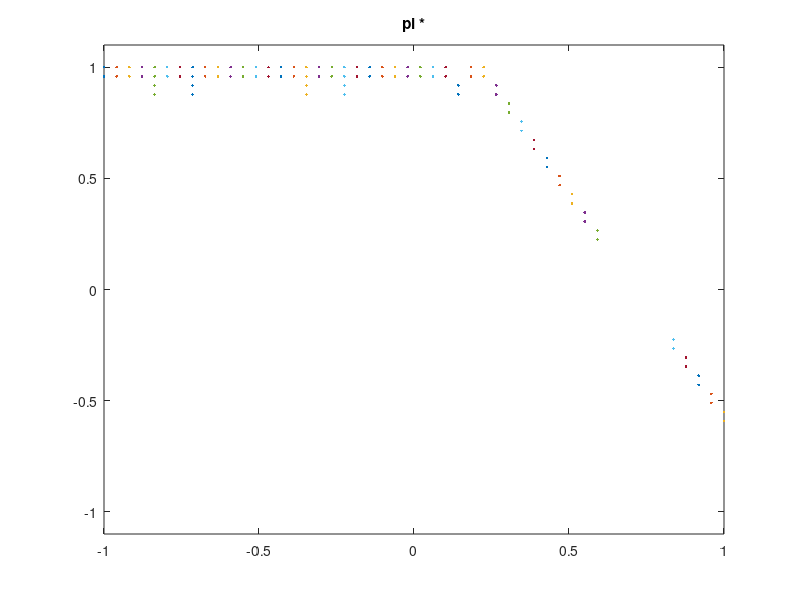

MATLAB code to generate this figure: (Note: this script raises an error after producing the figure.)
close all;
clear all;


discretization=50;
gamma=0.9;

A=-1:2/(discretization-1):1;
S=-1:2/(discretization-1):1;

R_absorbing = 0;

function x=gauss(x,m,s)
  inv_sqrt_2pi = 0.3989422804014327;
  a=(x - m) / s;
  x = (inv_sqrt_2pi / s) * exp(-0.5 * a * a);
endfunction

function x = R_solo(s)
    x = -1 + gauss(s, 0.7, 0.05);
%    if(s < -0.3)
%      x = -1 + gauss(s, -0.3, 0.05);
%    else
%      x= -1;
%    endif
endfunction

function x = R(s)
  if size(s, 2) == 1
    x = R_solo(s);
  else
    x=zeros(size(s));
    for i=1:size(s, 2)
      x(i) = R_solo(s(i));
    endfor
  endif
endfunction

function x = T(s, a)
    x = s + a / 2.;
%    x1 = 0.5*s+ sin(a-0.5);
%    x2 = tanh(s * a + 0.2);
%    x3 = tanh(abs(s)-a);
%    x = (x1+x2 +x3);
%    xmin = -0.68461;
%    xmax= 1.8131;
%    x = ((2*(x - xmin))/(xmax-xmin)) -1;
endfunction

%return


% value iteration
V = zeros(1, discretization);
diffV = 1;
iter=0;
while diffV > 0.00001
  oldV=V;
  for i=1:size(V,2)
    bestVal = -inf;
    if R(S(i)) >= R_absorbing
      bestVal = -inf;
    else 
      for a=A
        sp=T(S(i), a);
        [_idc, sp_index] = min(abs(sp - S));
        possible_val = R(S(sp_index));
        if( R(S(sp_index))  < R_absorbing )
          possible_val = possible_val + gamma * V(sp_index);
        endif
        if(bestVal < possible_val)
          bestVal = possible_val;
        endif
      endfor
    endif
    V(i) = bestVal;
  endfor
  iter= iter + 1;
  diffV = sum(abs(oldV - V));
  if iter < 15
    diffV = 1;
  endif
endwhile
printf('value iteration : %d iter\n', iter);


% best policy
%p = zeros(1, discretization);
clear p
for i=1:discretization
  if(R(S(i)) >= R_absorbing)
      p{i}=[];
  else
  bestVal = -inf;
  indBestVal = A(1);
  p{i}=[A(1)];
  for a=A
    sp=T(S(i), a);
    [_idc, sp_index] = min(abs(sp - S));
    possible_val = R(S(sp_index));
    if( R(S(sp_index))  < R_absorbing )
         possible_val = possible_val + gamma * V(sp_index);
    endif
    if(bestVal < possible_val)
      bestVal = possible_val;
      indBestVal = a;
      p{i}= [indBestVal];
    elseif(bestVal == possible_val)
      p{i}= [p{i} a];
    endif
  endfor
    %p(i) = indBestVal;
  endif
endfor

clear V

% value iteration Q
Q = zeros(discretization, discretization);
diffQ = 1;
iter=0;
while diffQ > 0.0001
  oldQ=Q;
  for i=1:size(Q,1)
    for j=1:size(Q,2)
      if(R(S(i)) >= R_absorbing)
        Q(i,j) = -inf;
      else 
        sp=T(S(i), A(j));
        [_idc, sp_index] = min(abs(sp - S));
        Q(i,j) = R(S(sp_index)) ;
        if( R(S(sp_index))  < R_absorbing )
          Q(i,j) = Q(i,j)  + gamma * max(Q(sp_index, :));
        endif
      endif
    endfor
  endfor
  iter= iter + 1;
  diffQ = sum(sum(abs(oldQ - Q)));
   if iter < 15
    diffQ = 1;
  endif
endwhile
printf('value iteration : %d iter\n', iter);


figure
for i=1:discretization
  plot(ones(1, size(p{i},2))*S(i), p{i},'.'); hold on;
endfor
title('pi *')
ylim([-1.1 1.1])

%h1=figure;
%for k=1:S_REQUIERED
%  is = samples(k,1);
%  ia = samples(k,2);
%  plot(S(is),A(ia)); hold on;
%endfor
%title('SxA pi')
%axis([-1 1 -1 1])
%
%h2=figure;
%for k=1:S_REQUIERED
%  is = samples(k,1);
%  rvs = samples(k,5);
%  plot(S(is),rvs); hold on;
%endfor
%title('SxV score')
%axis([-1 1 0 1])

function samples = generateSample(samples, S_REQUIERED,S, A, R_absorbing, Q, gamma)
  for k=1:S_REQUIERED
    is=randi(size(S,2));
    while ( R(S(is)) >= R_absorbing)
      is=randi(size(S,2));  
    endwhile
    
    ia=randi(size(A,2));
    
    next_RVs = Q(is,ia);
    
    samples(end+1, :)=[is, ia, next_s, next_r, next_RVs, next_RVs];
  endfor

  %normalize Rvs
  a=min(samples(:,6));
  b=max(samples(:,6));
  samples(:,5)=(samples(:,6) - a)/(b-a);

endfunction

function samples = generateSample2(samples, S_REQUIERED,S, A, R_absorbing, Q, gamma,iMrvs)
  for k=1:S_REQUIERED
    is=randi(size(S,2));
    while ( R(S(is)) >= R_absorbing)
      is=randi(size(S,2));  
    endwhile
    
    %ia=samples(iMrvs(is),2)+randi(7)-4;
    ia=samples(iMrvs(is),2)+int64(randn(1)*size(A,2)/2);
    next_RVs = Q(is,ia);
    
    samples(end+1, :)=[is, ia, next_s, next_r, next_RVs, next_RVs];
  endfor

  %normalize Rvs
  a=min(samples(:,6));
  b=max(samples(:,6));
  samples(:,5)=(samples(:,6) - a)/(b-a);

endfunction

%compute Frontier
function y = kernel(s, s2, w )
  #gaussian
  y = gauss(s, s2, w)*(w/0.3989422804014327);
  
  #triangular
  #y = (1 - w *abs(s-s2));
  
  #epanechnikov
  #y = (1 - w *(s-s2)*(s-s2));
  
  #quadratic
  #y = (1 - w *(s-s2)*(s-s2))*(1 - w *(s-s2)*(s-s2));
endfunction

#400 gauss 0.12190
#400 trian  0.086440
#400 epanechnikov  0.097
#400 quadra 0.11710


S_REQUIERED=4;
samples=[];

old_sigma=0.;
sigma=rand;

samples = generateSample(samples, 70, S, A, R_absorbing, Q,gamma);

h5=figure
%while (abs(old_sigma - sigma) > 0.000001)
for pp=1:500

old_sigma = sigma;

if( mod(pp, 10) == 0)
  samples = generateSample2(samples, S_REQUIERED, S, A, R_absorbing, Q, gamma,iMrvs);
endif
  
want_increase=[];
want_decrease=[];
efficacity=zeros(1,size(S,2));
clear sample_efficacity;
phat=zeros(1,size(S,2));
Mrvs=zeros(1,size(S,2));
iMrvs=zeros(1,size(S,2));
 for i=1:size(S,2)
  clear local_rvs;
  for j=1:size(samples,1)
    local_rvs(end+1) = kernel(S(i), S(samples(j,1)), sigma)*samples(j,5);
  endfor
  [Mrvs(i), iMrvs(i)] = max(local_rvs);
  phat(i) = A(samples(iMrvs(i),2));
  if(size(p{i},2) == 0)
  efficacity(i) = 0;
  else
    efficacity(i) = min(abs(phat(i) - p{i}));
    
    
    %deducting over sigma
    %state is in the sample
    for j=find(samples (:,1) == i)'
      save_val = local_rvs;
      local_rvs(j)=-Inf;
      local_rvs(find(samples(:,1) == samples(j,1)))=-Inf; %same s
      local_rvs(find(samples(:,5) <= samples(j,5) +0.001))=-Inf; %lower rvs
      
      [idc, iMrvs_diff_than_me] = max(local_rvs);
      phat_diff_than_me = A(samples(iMrvs_diff_than_me,2));
      efficacity_diff_than_me = min(abs(phat_diff_than_me - p{i}));
      
      own_eff = min(abs(A(samples(j,2)) - p{i}));
      % i am better than the max without being it & the max is not on the same s & i should be the higher rvs in this state
      if(own_eff < efficacity(i) && iMrvs(i) != j && samples(iMrvs(i) ,1) != samples(j,1) ) && samples(j,5) > 0
        wanted_sigma = ifelse(samples(iMrvs(i),5) > samples(j,5), log(samples(iMrvs(i),5)/samples(j,5)) , log(samples(j,5)/samples(iMrvs(i),5)));
        dist = (S(samples(iMrvs(i),1)) - S(samples(j,1)));
        dist = dist * dist;
        wanted_sigma = sqrt(dist/(2 * wanted_sigma));
%        printf('decrease sigma in %f ->  (wanted) %f \n', S(samples(j,1)), wanted_sigma);
        want_decrease(end+1)=wanted_sigma;
        sigma = sigma + 0.01 * (wanted_sigma - sigma);

      %i am worst than the max(without me), but it's me +diff state + high rvs
      elseif (own_eff > efficacity_diff_than_me && iMrvs(i) == j) 
        wanted_sigma = ifelse(samples(iMrvs_diff_than_me,5) > samples(j,5), log(samples(iMrvs_diff_than_me,5)/samples(j,5)), log(samples(j,5)/samples(iMrvs_diff_than_me,5)));
        dist = (S(samples(iMrvs_diff_than_me,1)) - S(samples(j,1)));
        dist = dist * dist;
        wanted_sigma = sqrt(dist/(2 * wanted_sigma));
%        printf('increase sigma in %f -> (wanted) %f \n', S(samples(j,1)), wanted_sigma);
        sigma = sigma + 0.01 * (wanted_sigma - sigma);
        want_increase(end+1)=wanted_sigma;
      else
        %printf('sigma ok\n');
      endif
      
       local_rvs = save_val;
    endfor
    
    if(sum(samples (:,1) == i) >0)
      sample_efficacity(end+1)=efficacity(i);
    endif
    
%    if(size(want_increase, 2) > 0 && size(want_decrease, 2) > 0 )
%      sigma = ((max(want_increase) - min(want_decrease))/2) ;
%    elseif (size(want_increase, 2) > 0)
%      sigma = max(want_increase) + 0.01;
%    elseif (size(want_decrease, 2) > 0)
%      sigma = min(want_decrease) - 0.01;
%    endif
  endif
 endfor
%plot(S,Mrvs, 'r')


%compute bestPolicy?
%figure(h1);
%plot(S, phat, 'r')

printf('eff : %f, sigma : %f, local eff : %f \n',mean(efficacity), sigma, mean(sample_efficacity));
fflush(stdout);
figure(h5);
plot(sigma, mean(efficacity), '.'); hold on;



if pp == 1
  h1=figure;
  for k=1:size(samples,1)
    is = samples(k,1);
    ia = samples(k,2);
    plot(S(is),A(ia)); hold on;
  endfor
  % for i=1:size(S,2)
  %  plot(S(i),A(samples(iMrvs(i),2)), 'ro');
  %endfor
  plot(S,A(samples(iMrvs,2)), 'r');

  title('SxA pi')
  axis([-1 1 -1 1])
endif



endfor


h8=figure;
for k=1:size(samples,1)
  is = samples(k,1);
  ia = samples(k,2);
  plot(S(is),A(ia)); hold on;
endfor
% for i=1:size(S,2)
%  plot(S(i),A(samples(iMrvs(i),2)), 'ro');
%endfor
plot(S,A(samples(iMrvs,2)), 'ro--');

title('SxA pi')
axis([-1 1 -1 1])


